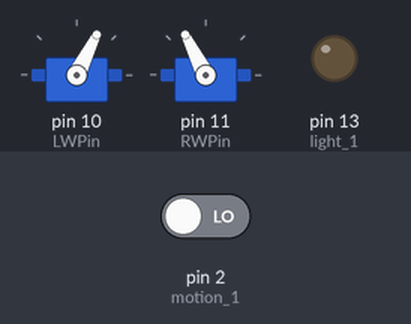
Recording of a sketch running on a simulated Arduino Uno, built with avr-gcc and run on an emulated ATmega328P. Parts: 2 × servo, output pins drawn as LEDs (lit = HIGH). The inputs (shaded band) are chosen by the test bench; at power-on: pin 2 (motion_1) LOW.

Above: at 1.2 s.
1.3 s: pin 2 (motion_1) driven HIGH
At 8.3 s:
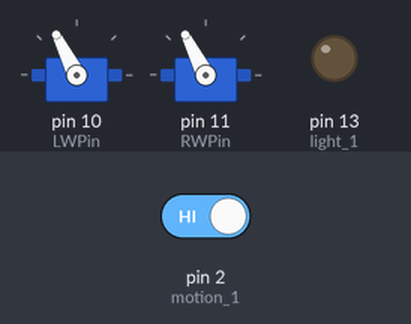
At 21.8 s:
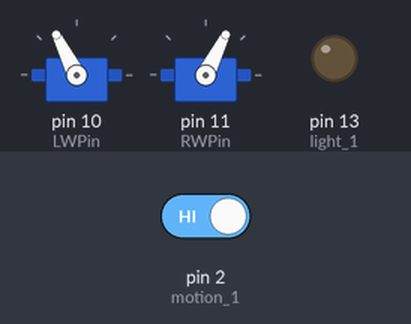
Timing chart, 0 to 28.5 s (numbered marks = the images above; inputs shaded):
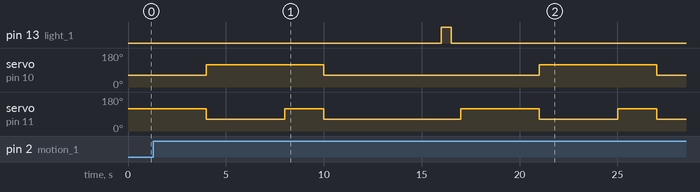

The sketch:

Code.ino
```cpp
//Bob-fixed
//=========

double ForwardSpeed = 30.0;
double RotateSpeed = 30.0;
double BackwardSpeed = 30.0;

#include <Servo.h>

Servo LeftWheel;  // makes a servo object to control the servo
Servo RightWheel;  // makes a servo object to control the servo

// Note: a maximum of eight servo objects can be created

int LWPin = 10; //set the pin number for your left servo-motors (just change the number if not pin 9)
int RWPin = 11; //right-wheel control pin

int motion_1 = 2;
int light_1 = 13;


void setup()
{
  LeftWheel.attach( LWPin );  //  Attaches LeftWheel to the pin LWPin
  RightWheel.attach( RWPin );  // Attaches another wheel to be controlled by the pin RWPin
  pinMode (motion_1,INPUT);
  pinMode (light_1, OUTPUT);
}
void loop()
{
     Forward(4);
     Backward(4);
     RotateLeft(2);
     RotateRight(2);
     Stop(3);

     digitalWrite (light_1,LOW);
  delay(1000); //this delay is to let the sensor settle down before taking a reading
  int sensor_1 = digitalRead(motion_1);\
  if (sensor_1 == HIGH){
    digitalWrite(light_1,HIGH);
    delay(500);
    digitalWrite(light_1,LOW);
    delay(500);
  }

}

void Forward(double seconds)
{
    double speed = ForwardSpeed;

     attachServos(); // just in case we disconnected them

     //The CRS thinks it is always at 90 degrees
     //if you tell it to go to 180 degrees it will go really fast clock-wise
     //0 degrees really quickly counterclockwise
     // 95 really slowly clockwise

    double leftspeed = (-speed/100.0*90.0 + 90) ;
    double rightspeed = (speed/100.0*90.0 + 90) ;  // translates it to servo-speak (servo input is from 0-180)

    LeftWheel.write( (int) leftspeed);
    RightWheel.write((int) rightspeed); // Right wheel is backwards

   //delay wants an integer number of milliseconds, we turn seconds to milliseconds
   //then we turn the result into an int
   delay((int) (seconds*1000));
}

void Backward ( double seconds)
{
    double speed = BackwardSpeed;

    attachServos(); //in case we disconnected them

    double leftspeed = (speed/100.0*90.0 + 90) ;
    double rightspeed = (-speed/100.0*90.0 + 90) ;  // translates it to servo-speak (servo input is from 0-180)

    LeftWheel.write( (int) leftspeed);
    RightWheel.write((int) rightspeed);

    delay((int) (seconds*1000));
}

void RotateLeft (double seconds)
{
    double speed = RotateSpeed;

    attachServos(); //in case we disconnected them

    double leftspeed = (speed/100.0*90.0 + 90) ;  // translates it to servo-speak (servo input is from 0-180)
    double rightspeed = (speed/100.0*90.0 + 90) ;  // translates it to servo-speak (servo input is from 0-180)

    LeftWheel.write((int) leftspeed);
    RightWheel.write((int) rightspeed);
    delay((int) (seconds*1000));
}

void RotateRight (double seconds)
{
    double speed = RotateSpeed;

    attachServos(); //in case we disconnected them

    double leftspeed =  (-speed/100.0*90.0 + 90) ;  // translates it to servo-speak (servo input is from 0-180)
    double rightspeed =  (-speed/100.0*90.0 + 90) ;  // translates it to servo-speak (servo input is from 0-180)

    LeftWheel.write((int) leftspeed);
    RightWheel.write((int) rightspeed);

    delay((int) (seconds*1000));
}

void Stop( double seconds)
{
  LeftWheel.detach();  //to stop the motors, we have the Arduino stop sending signals entirely
  RightWheel.detach();

  delay((int) (seconds*1000));
}

void attachServos()
{
   LeftWheel.attach(LWPin);
   RightWheel.attach(RWPin);
}
```

Measured:
- after the input at 1.3 s, pin 13 (light_1): LOW → HIGH after 14.7 s, → LOW 0.50 s later
- by itself, servo on pin 10 (LWPin): alternates 117° for 6.0 s and 63° for 11.0 s
